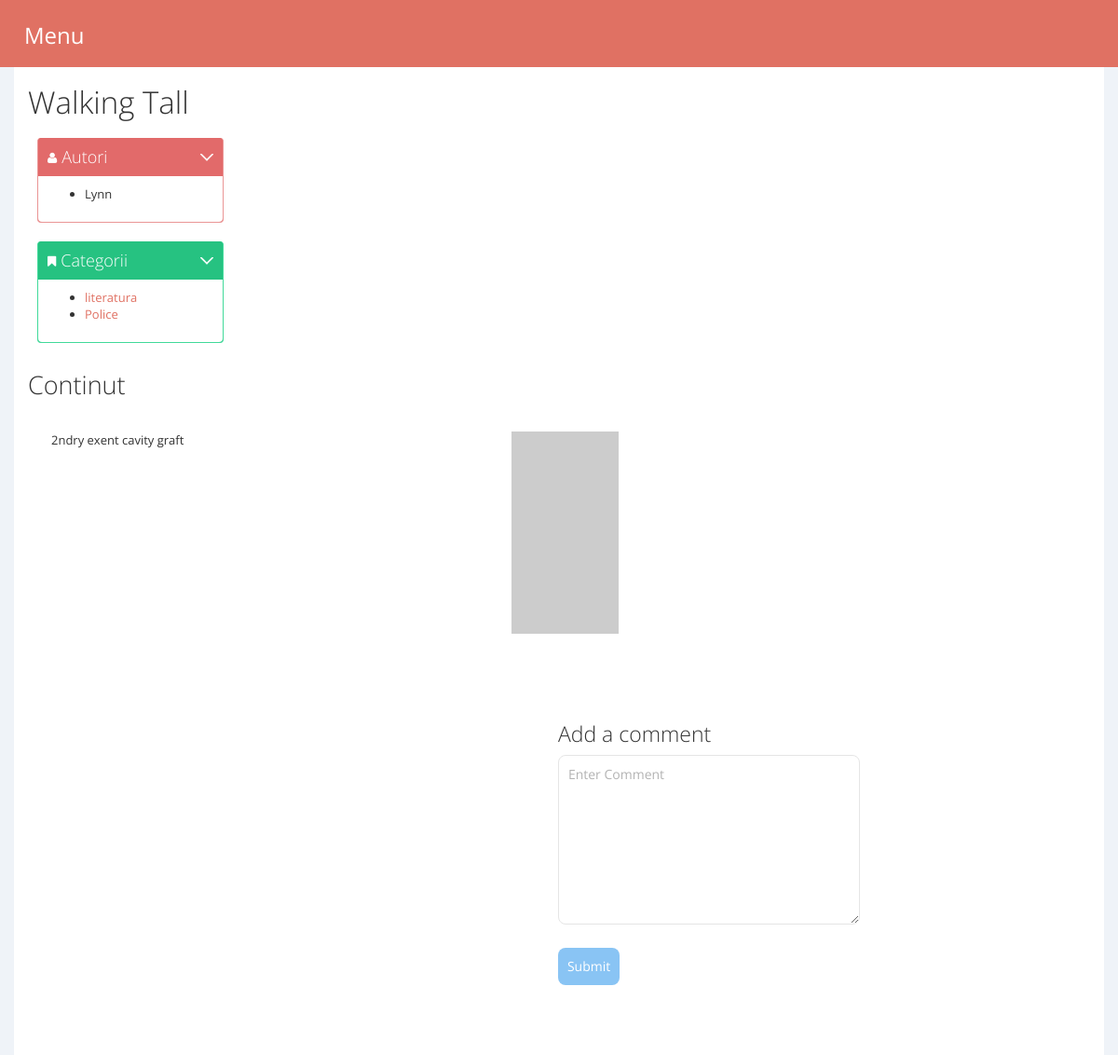
The page /index.php?action=ArticleController_displayArticle&id=230 on the database its author committed.
### tables this page shows
CREATE TABLE `articole` (
  `id` int(11) NOT NULL,
  `titlu` varchar(30) NOT NULL,
  `continut` text NOT NULL,
  `imagine` text NOT NULL,
  `visible` tinyint(1) NOT NULL DEFAULT '0'
);

CREATE TABLE `user` (
  `id` int(11) NOT NULL,
  `nume` varchar(60) NOT NULL,
  `email` varchar(100) NOT NULL,
  `password` varchar(128) NOT NULL,
  `role` varchar(5) NOT NULL
);

CREATE TABLE `categorii` (
  `id` int(11) NOT NULL,
  `nume` varchar(60) NOT NULL,
  `descriere` text NOT NULL
);

### components/Views/View.php (called while the page is built)
<?php
class View
{
    private $components;
    public function __construct()
    {
        $this->components = array();
    }
    public function assign($key, $val)
    {
        $this->components[$key] = $val;
    }
    public function __get($key)
    {
        return $this->components[$key];
    }
    public function show($template)
    {
        include "templates/" . $template;
    }
}

### components/Controller/ArticleController.php (called while the page is built, shortened)
<?php
class ArticleController extends BaseController
{
    private $articleService;
    public function __construct()
    {
        $this->articleService = new ArticleService();
        return parent::__construct();
    }
    function displayArticle($data)
    {
        $id = $data['id'];
        $article = $this->articleService->selectOne("id=" . $id);
        $sql = " SELECT user.* FROM user
                    INNER JOIN articol2autori ON user.id = articol2autori.idAutor where  articol2autori.idArticol=" . $id;
        $result = $this->articleService->customSelect($sql);
        $this->view->assign("title", $article["titlu"]);
        $this->view->assign("autori", $result);
        $this->view->assign("content", $article["continut"]);
        $this->view->assign("img", $article["imagine"]);
        $sql = " SELECT categorii.* FROM categorii
                    INNER JOIN articol2categorii ON categorii.id = articol2categorii.idCategorie where  articol2categorii.idArticol=" . $id;
        $result = $this->articleService->customSelect($sql);
        $this->view->assign("categorii", $result);
        $this->view->show("article.php");
    }
}

### index.php (called while the page is built, shortened)
<?php
$app = new Application();
$app->run();
?>

### utils/db.php (called while the page is built, shortened)
<?php
class Database
{
    private $conn;
    private $servername;
    private $username;
    private $password;
    private $dbname;
    public function __construct($servername, $username, $password, $dbname)
    {
        $this->servername = $servername;
        $this->username = $username;
        $this->password = $password;
        $this->dbname = $dbname;
    }
    private function connectToDb()
    {
        $this->conn = new mysqli($this->servername, $this->username, $this->password, $this->dbname);
    }
    public function getAll($sqlQuery)
    {
        $result = mysqli_query($this->conn, $sqlQuery);
        $queryResult = array();
        if ($result->num_rows > 0) {
            while ($row = $result->fetch_assoc()) {
                $queryResult[] = $row;
            }
        }
        return $queryResult;
    }
    public function getRow($sqlQuery)
    {
        $res = mysqli_fetch_assoc($this->executeQuery($sqlQuery));
        return $res;
    }
    public function executeQuery($sqlQuery)
    {
        $res = mysqli_query($this->conn, $sqlQuery);
        return $res;
    }
}

### components/Repository/BaseRepository.php (called while the page is built, shortened)
<?php
class BaseRepository
{
    private $db;
    protected $table;
    public function __construct(Database $db)
    {
        $this->db = $db;
    }
    public function selectOne($condition)
    {
        $sqlQuery = "SELECT * from " . $this->table . " WHERE " . $condition;
        return $this->db->getRow($sqlQuery);
    }
    public function customSelect($sqlQuery)
    {
        return $this->db->getAll($sqlQuery);
    }
}

### components/Service/BaseService.php (called while the page is built, shortened)
<?php
require_once "utils/db.php";
require_once "components/Repository/BaseRepository.php";
abstract class BaseService
{
    public $repo;
    public function __construct($repo)
    {
        $this->repo = $repo;
    }
    public function selectOne($condition)
    {
        return $this->repo->selectOne($condition);
    }
    public function customSelect($sqlQuery)
    {
        return $this->repo->customSelect($sqlQuery);
    }
}

### templates/article.php (the view, shortened to what this page needs)
<!DOCTYPE html>
<html lang="en">
<head>
    <link rel="stylesheet" type="text/css" href="css/datepicker3.css"/>
    <link rel="stylesheet" type="text/css" href="css/select2.css"/>
    <link rel="stylesheet" type="text/css" href="css/todo.css"/>
    <link href="css/style.css" type="text/css" rel="stylesheet">
</head>
<body>
<?php
include_once "header.php";
?>
<div class="article-container">
    <h1>
        <?php
        echo $this->title;
        ?>
    </h1>
    <div class="portlet box red-sunglo">
        <div class="portlet-title">
            <div class="caption">
                <i class="fa fa-user"></i>Autori
            </div>
            <div class="tools">
                <a href="javascript:;" class="collapse" data-original-title="" title="">
                </a>
            </div>
        </div>
        <div class="portlet-body">
            <ul>
                <?php
                foreach ($this->autori as $row) {
                    echo '<li>' . $row["nume"] . '</li>';
                }
                ?>
            </ul>
        </div>
    </div>
    <br>
    <div class="portlet box green-jungle">
        <div class="portlet-title">
            <div class="caption">
                <i class="fa fa-bookmark"></i>Categorii
            </div>
            <div class="tools">
                <a href="javascript:;" class="collapse" data-original-title="" title="">
                </a>
            </div>
        </div>
        <div class="portlet-body">
            <ul>
                <?php
                foreach ($this->categorii as $row) {
                    echo '<li><a href="index.php?action=HomeController_display&id=' . $row["id"] . '" >' . $row["nume"] . '</a></li>';
                }
                ?>
            </ul>
        </div>
    </div>
    <h2>Continut</h2>
    <div class="small-container">
        <div class="left-container">
            <p><?php
                echo $this->content;
                ?></p>
        </div>
        <div class="right-container">
            <div class="row">
                <div class="col-sm-4"> <?php
                    echo ' <img id="article-image" src="images/' . $this->img . '" alt="img"> ';
                    ?></div>
                <div class="col-sm-4"></div>
                <div class="col-sm-4"></div>
            </div>
        </div>
    </div>
    <div class="small-container">
        <div class="new-comment">
            <h3>Add a comment</h3>
            <form method="POST" id="comment_form">
                <div class="form-group">
            <textarea name="comment_content" id="comment_content" class="form-control" placeholder="Enter Comment"
                      rows="8" cols="40"></textarea>
                </div>
                <div class="form-group">
                    <input type="submit" name="submit" id="submit" class="btn btn-info" value="Submit"/>
                </div>
            </form>
        </div>
    </div>
</div>
</body>
</html>

### css/style.css (style rules this page uses)
body { background-color: #eff3f8; overflow-x: hidden; }
.box { border: 2px solid black; min-width: 200px; display: inline-block; padding: 15px; margin: 10px; }
.left-container { display: inline-block; width: 45%; margin: auto; vertical-align: top; }
.right-container { display: inline-block; max-width: 45%; margin: auto; vertical-align: top; }
.small-container { padding: 25px; margin: auto; }
.small-container::after { content: ""; clear: both; }
#comment_name, #comment_content, #submit { border-radius: 8px; padding: 10px; margin: 10px auto; }
.new-comment { display: inline-block; max-width: 45%; vertical-align: top; margin: 25px 50px; }
a { color: #e07163; }
.article-container { direction: ltr; }
#article-image { max-width: 500px; max-height: 300px; object-fit: cover; }

### css/default.css (style rules this page uses)
body { background-color: #3D4A53; }

### rows shown on the page
articole: titlu "Walking Tall", continut "2ndry exent cavity graft"
user: nume "Lynn"
categorii: nume "literatura"
categorii: nume "Police"
